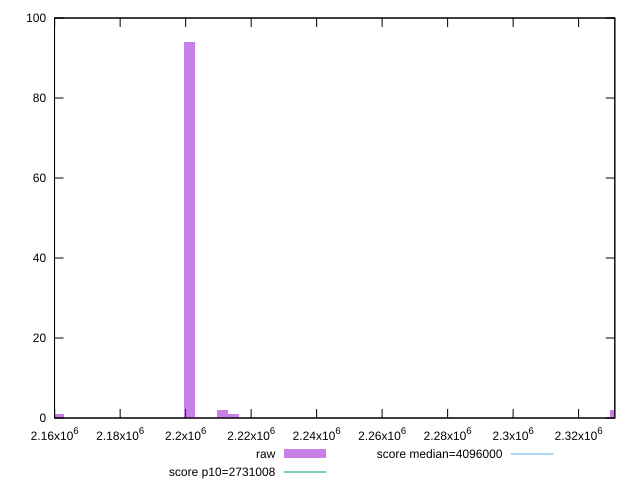

Reproduce this figure in gnuplot.
reset

$raw <<EOF
2211262.9438298848 2
2201272.297999328 94
2161309.714677101 1
2331150.6937965653 2
2214593.159106737 1
EOF

set key outside below
set boxwidth 3330.215276852236
set xrange [2159963:2331057]
set yrange [0:100]
set trange [0:100]
set style fill transparent solid 0.5 noborder

set parametric
set terminal svg size 640, 490 enhanced background rgb 'white'
set output "report_00023_2021-02-20T12:14:57.249Z/total-byte-weight/samples/pages/raw/histogram.svg"

plot $raw title "raw" with boxes, \
     2731008,t title "score p10=2731008", \
     4096000,t title "score median=4096000"

reset
